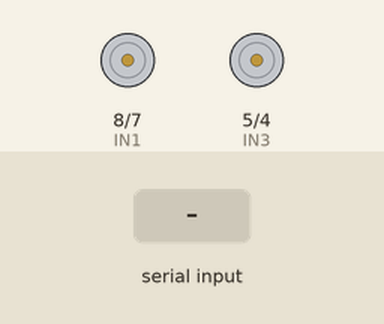
The sketch below on a simulated Arduino Uno, built with avr-gcc and run on an emulated ATmega328P. Parts: motor-driver pin pairs drawn as motors (green arrow = first pin HIGH = forward, orange = second pin HIGH = backward, longer = more drive, scaled by the enable pin). The inputs (shaded band) are chosen by the test bench.

Above: at 1.2 s.
1.3 s: "F" received over Serial
At 2.1 s:
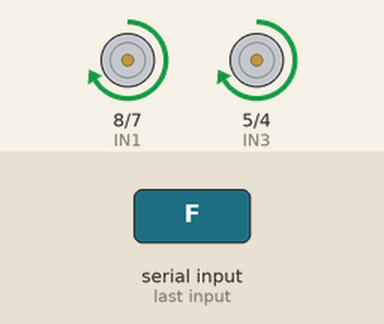
2.8 s: "B" received over Serial
At 3.3 s:
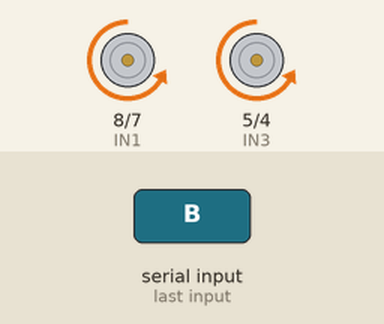
4.3 s: "L" received over Serial
At 5.5 s:
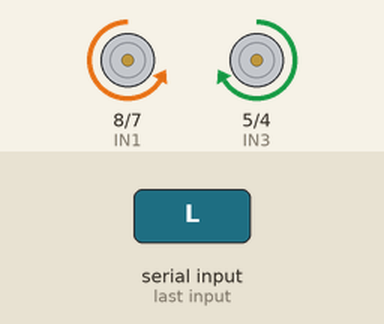
5.8 s: "R" received over Serial
At 6.7 s:
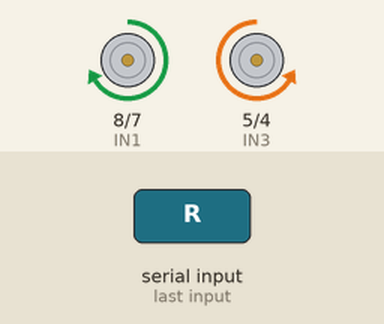
Timing chart, 0 to 8.3 s (numbered marks = the images above; inputs shaded):
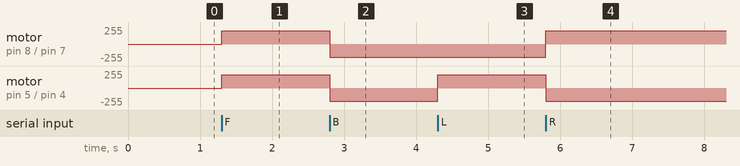

Measured:
- after the input at 1.3 s, motor on pin 8 (IN1) / pin 7 (IN2), motor on pin 5 (IN3) / pin 4 (IN4): stopped → forward 200/255 at once
- after the input at 2.8 s, motor on pin 8 (IN1) / pin 7 (IN2), motor on pin 5 (IN3) / pin 4 (IN4): forward 200/255 → backward 200/255 at once
- after the input at 4.3 s, motor on pin 5 (IN3) / pin 4 (IN4): backward 200/255 → forward 200/255 at once
- after the input at 5.8 s, motor on pin 8 (IN1) / pin 7 (IN2): backward 200/255 → forward 200/255 at once; motor on pin 5 (IN3) / pin 4 (IN4): forward 200/255 → backward 200/255 at once

The sketch:

Arduino_BCI_Controller.ino
```cpp
// Arduino code for a 2-wheel robot car using an L298N motor driver.
// This is the final version designed to listen for single-character commands
// from an external source like Node-RED.

// --- Pin Definitions ---

// Left Motor
const int ENA = 9; // Speed control (PWM) for Left Motor
const int IN1 = 8; // Direction control 1 for Left Motor
const int IN2 = 7; // Direction control 2 for Left Motor

// Right Motor
const int ENB = 6; // Speed control (PWM) for Right Motor
const int IN3 = 5; // Direction control 1 for Right Motor
const int IN4 = 4; // Direction control 2 for Right Motor

// Set a default speed for the motors (0-255)
// 200 is a good starting point, not too fast.
int motorSpeed = 200;

void setup() {
  // Set all the motor control pins as outputs
  pinMode(ENA, OUTPUT);
  pinMode(IN1, OUTPUT);
  pinMode(IN2, OUTPUT);
  pinMode(ENB, OUTPUT);
  pinMode(IN3, OUTPUT);
  pinMode(IN4, OUTPUT);

  // Initialize Serial communication at 9600 baud rate
  Serial.begin(9600);

  // Start with the car stopped
  stopCar();
}

void loop() {
  // Check if there is data from the serial port
  if (Serial.available() > 0) {
    char command = Serial.read();

    // Act based on the command received
    switch (command) {
      case 'F':
        moveForward();
        break;
      case 'B':
        moveBackward();
        break;
      case 'L':
        turnLeft();
        break;
      case 'R':
        turnRight();
        break;
      case 'S':
        stopCar();
        break;
    }
  }
}

// --- Movement Functions ---

void moveForward() {
  // Left motor forward
  digitalWrite(IN1, HIGH);
  digitalWrite(IN2, LOW);
  analogWrite(ENA, motorSpeed);

  // Right motor forward
  digitalWrite(IN3, HIGH);
  digitalWrite(IN4, LOW);
  analogWrite(ENB, motorSpeed);
}

void moveBackward() {
  // Left motor backward
  digitalWrite(IN1, LOW);
  digitalWrite(IN2, HIGH);
  analogWrite(ENA, motorSpeed);

  // Right motor backward
  digitalWrite(IN3, LOW);
  digitalWrite(IN4, HIGH);
  analogWrite(ENB, motorSpeed);
}

void turnLeft() {
  // Left motor backward
  digitalWrite(IN1, LOW);
  digitalWrite(IN2, HIGH);
  analogWrite(ENA, motorSpeed);

  // Right motor forward
  digitalWrite(IN3, HIGH);
  digitalWrite(IN4, LOW);
  analogWrite(ENB, motorSpeed);
}

void turnRight() {
  // Left motor forward
  digitalWrite(IN1, HIGH);
  digitalWrite(IN2, LOW);
  analogWrite(ENA, motorSpeed);

  // Right motor backward
  digitalWrite(IN3, LOW);
  digitalWrite(IN4, HIGH);
  analogWrite(ENB, motorSpeed);
}

void stopCar() {
  // Stop left motor
  digitalWrite(IN1, LOW);
  digitalWrite(IN2, LOW);
  analogWrite(ENA, 0);

  // Stop right motor
  digitalWrite(IN3, LOW);
  digitalWrite(IN4, LOW);
  analogWrite(ENB, 0);
}
```
